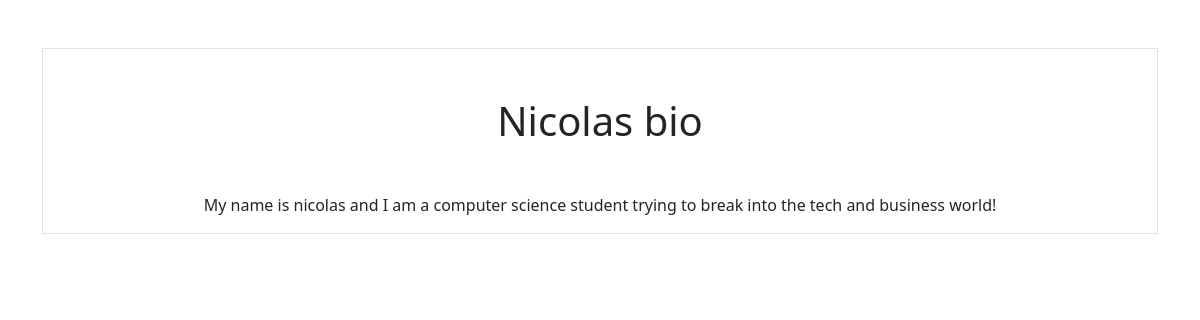
Page /smart/notes/2/ on the committed database.
### notes/models.py (models this page shows)
class Notes(models.Model):
    title = models.CharField(max_length = 200)
    text = models.TextField()
    created = models.DateTimeField(auto_now_add = True)

### notes/views.py (the view)
# urls.py: path('notes/<int:pk>/', views.NotesDetailView.as_view(), name="notes.detail"),
class NotesDetailView(DetailView):
    model = Notes
    context_object_name = "note"

### notes/templates/notes/notes_detail.html
{% extends "base.html" %}
{% block content %}
<div class="border round">
    <body class="background">
        <h1 class="my-5">{{note.title}}</h1>
        <p class="text">{{note.text}}</p>
    </body>
</div>
{% endblock %}

### rows in the picture
Notes: title "Nicolas bio", text "My name is nicolas and I am a computer science student trying to break into the tech and business world!"
